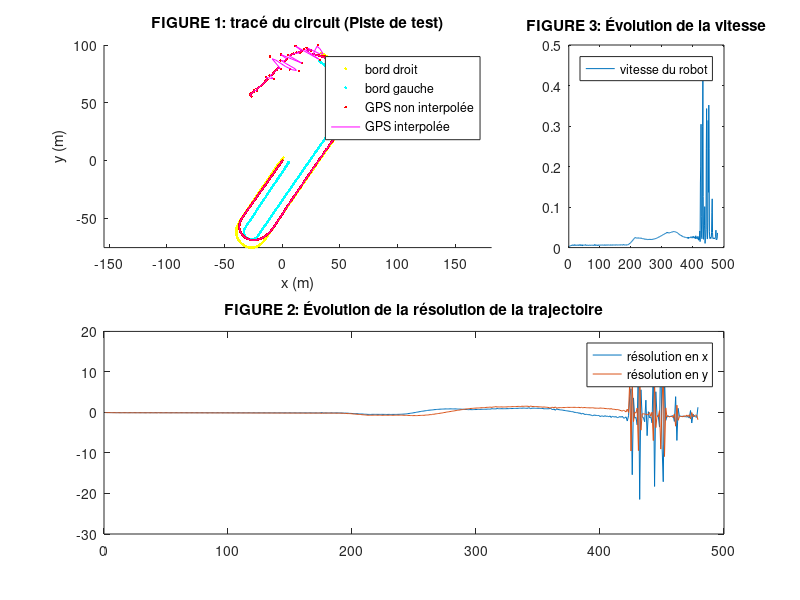
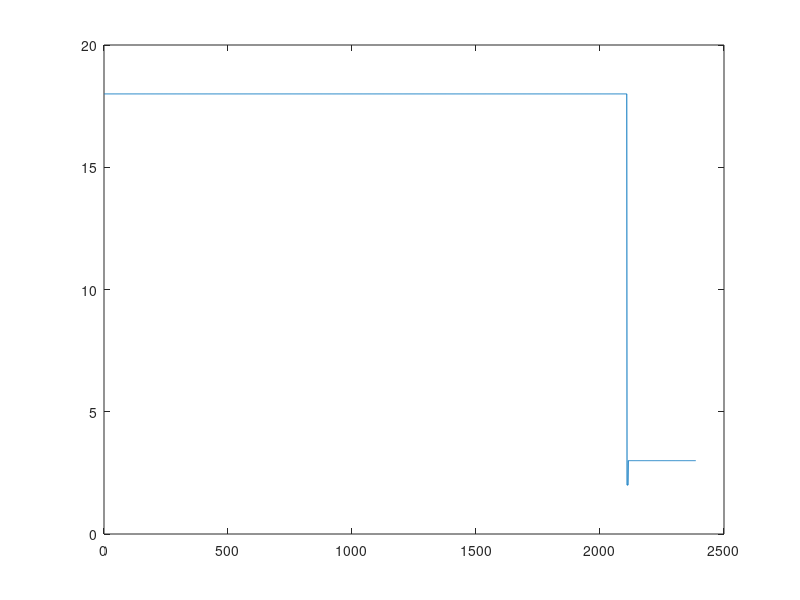

The MATLAB script that drew these images, in order:
clearvars;
myFile = load('dataGps.mat').dataGps;

grid_dimensions = [2 3]; % dimensions de la grille des plots

% Exercice 1
% Question 1
Tgps = myFile(:, 1);
Xgps = myFile(:, 2);
Ygps = myFile(:, 3);
Qgps = myFile(:, 4);
DataOk = myFile(:, 5);


clearedTgps = diff(Tgps); % Tgps sans les doublons
clearedTgps(clearedTgps == 0) = []; % on supprime toutes
nbElem = numel(clearedTgps); % nb de mesures uniques
maxMin = max(Tgps)-min(Tgps);
freq = nbElem / maxMin

% Question 2
% LOCALISATION D'UN VEHICULE PAR GPS ET CAPTEURS EMBARQUES.

% Interpolation
Tnouveaux = linspace(Tgps(1), Tgps(end), 1000);

Xint_lin = interp1(Tgps, Xgps, Tnouveaux, 'linear');
Yint_lin = interp1(Tgps, Ygps, Tnouveaux, 'linear');


%DECLARATIONS DES CONSTANTES ET DES VARIABLES (D?finitions)

Fgps=10;              % Fréquence du GPS en Hz
Tech=0.02;            % Période l?acquisition (50Hz)

x(1)=0;                % Abscisse initial du v?hicule (signal non biais?)
y(1)=0;                % Ordonn?e initiale du v?hicule (signal non biais?)
phi(1)=-2.18;          % Cap initial du v?hicule (signal non biais?) en rad
x_b(1)=0;              % Abscisse initial du v?hicule (signal biais?)
y_b(1)=0;              % Ordonn?e initiale du v?hicule (signal biais?)
phi_b(1)=-2.18;        % Cap initial du v?hicule (signal biais?) en rad

% ACQUISITION DES SIGNAUX

load Circuit_layout_map.mat % Chargement du fichier Circuit_layout_map.mat


%  Coordonnées des accotements droit et gauche du trac? du circuit de Rixheim
x1=map_bd(:,1); % Abscisses bord droit
y1=map_bd(:,2); % Ordonn?es bord droit
x2=map_bg(:,1); % Abscisses bord gauche
y2=map_bg(:,2); % Ordonn?es bord gauche




% AFFICHAGE GRAPHIQUE

% Afficharge FIGURE 1: Trac? du circuit
fig001=figure;  % Cr?ation figure 001
grid on;
subplot(grid_dimensions(1),grid_dimensions(2), [1 2]);
hold on         %  Maintenir active la figure cr??e pour ajout de trac?s
plot(x1,y1,'y.')% Tracé du bord droit du circuit non interpol? en jaune
plot(x2,y2,'c.')% Tracé du bord gauche du circuit non interpol? en cyan
plot(Xgps, Ygps, 'r.');
plot(Xint_lin, Yint_lin, 'm');
axis equal;     % Repère orthonormé
xlabel('x (m)') % Abscisses en metre
ylabel('y (m)') % Ordonn?es en metre
title('FIGURE 1: tracé du circuit (Piste de test)') % Titre
legend('bord droit','bord gauche', 'GPS non interpolée', 'GPS interpolée') % Légende



% Question 3
% calcul de l'évolution de la résolution
deltaX = diff(Xgps);
deltaX(deltaX == 0) = [];
deltaY = diff(Ygps);
deltaY(deltaY == 0) = [];

subplot(grid_dimensions(1),grid_dimensions(2), [4 6]);
plot(deltaX);
hold on;
plot(deltaY);

title("FIGURE 2: Évolution de la résolution de la trajectoire");
legend('résolution en x', 'résolution en y');

% calcul de l'évolution de la vitesse du véhicule
distances = sqrt(deltaX.^2 + deltaY.^2);
vitesses = distances ./ unique(Tgps)(1:end-1);

subplot(grid_dimensions(1), grid_dimensions(2), 3);
plot(vitesses);

title("FIGURE 3: Évolution de la vitesse");
legend('vitesse du robot');

% Question 4
newFig = figure;
plot(Qgps)





